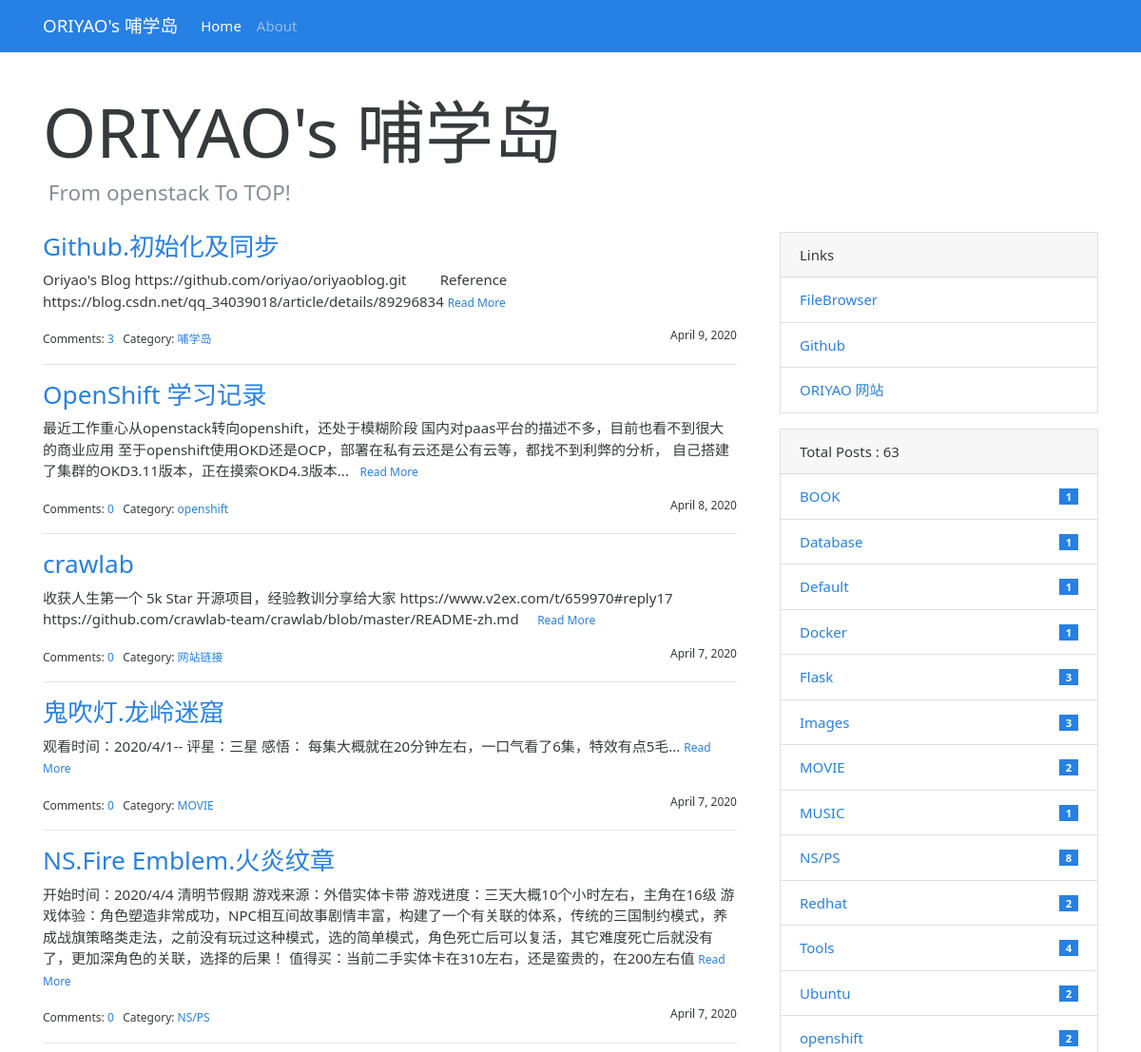
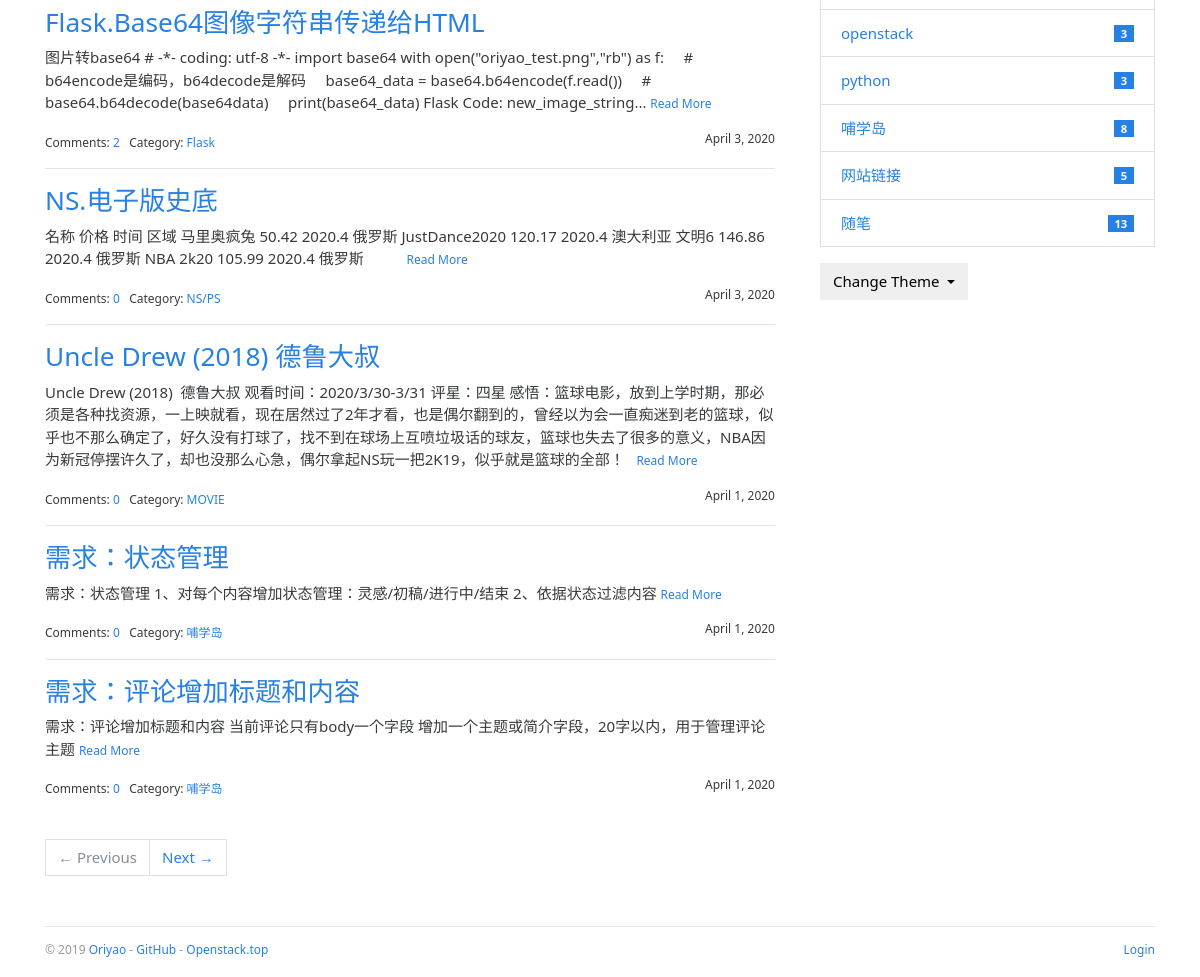
The page / on the database its author committed (2 pictures, top to bottom).
### bluelog/models.py (models this page shows, shortened)
class Admin(db.Model, UserMixin):
    id = db.Column(db.Integer, primary_key=True)
    username = db.Column(db.String(20))
    password_hash = db.Column(db.String(128))
    blog_title = db.Column(db.String(60))
    blog_sub_title = db.Column(db.String(100))
    name = db.Column(db.String(30))
    about = db.Column(db.Text)

class Post(db.Model):
    id = db.Column(db.Integer, primary_key=True)
    title = db.Column(db.String(60))
    body = db.Column(db.Text)
    timestamp = db.Column(db.DateTime, default=datetime.utcnow, index=True)
    can_comment = db.Column(db.Boolean, default=True)
    category_id = db.Column(db.Integer, db.ForeignKey('category.id'))
    category = db.relationship('Category', back_populates='posts')
    comments = db.relationship('Comment', back_populates='post', cascade='all, delete-orphan')

class Category(db.Model):
    id = db.Column(db.Integer, primary_key=True)
    name = db.Column(db.String(30), unique=True)
    posts = db.relationship('Post', back_populates='category')

class Link(db.Model):
    id = db.Column(db.Integer, primary_key=True)
    name = db.Column(db.String(30))
    url = db.Column(db.String(255))

### bluelog/blueprints/blog.py (the view)
@blog_bp.route('/')
def index():
    page = request.args.get('page', 1, type=int)
    per_page = current_app.config['BLUELOG_POST_PER_PAGE']
    pagination = Post.query.order_by(Post.timestamp.desc()).paginate(page, per_page=per_page)
    posts = pagination.items
    totalposts=len(Post.query.all())
    return render_template('blog/index.html', pagination=pagination, posts=posts,totalposts=totalposts)

### bluelog/__init__.py (called while the page is built)
def register_template_context(app):
    @app.context_processor
    def make_template_context():
        admin = Admin.query.first()
        categories = Category.query.order_by(Category.name).all()
        links = Link.query.order_by(Link.name).all()
        if current_user.is_authenticated:
            unread_comments = Comment.query.filter_by(reviewed=False).count()
        else:
            unread_comments = None
        return dict(
            admin=admin, categories=categories,
            links=links, unread_comments=unread_comments)

def register_request_handlers(app):
    @app.after_request
    def query_profiler(response):
        for q in get_debug_queries():
            if q.duration >= app.config['BLUELOG_SLOW_QUERY_THRESHOLD']:
                app.logger.warning(
                    'Slow query: Duration: %fs\n Context: %s\nQuery: %s\n '
                    % (q.duration, q.context, q.statement)
                )
        return response

### bluelog/templates/blog/index.html (shortened to what this page needs)
{% extends 'base.html' %}
{% from 'bootstrap/pagination.html' import render_pager %}
{% block content %}
    <div class="page-header">
        <h1 class="display-3">{{ admin.blog_title|default('Blog Title') }}</h1>
        <h4 class="text-muted">&nbsp;{{ admin.blog_sub_title|default('Blog Subtitle') }}</h4>
    </div>
    <div class="row">
        <div class="col-sm-8">
            {% include 'blog/_posts.html' %}
            {% if posts %}
                <div class="page-footer">{{ render_pager(pagination) }}</div>
            {% endif %}
        </div>
        <div class="col-sm-4 sidebar">
            {% include 'blog/_sidebar.html' %}
        </div>
    </div>
{% endblock %}

### bluelog/templates/base.html (shortened to what this page needs)
{% from 'bootstrap/nav.html' import render_nav_item %}
<!DOCTYPE html>
<html lang="en">
<head>
    {% block head %}
        <link rel="stylesheet"
              href="{{ url_for('static', filename='css/%s.min.css' % request.cookies.get('theme', 'perfect_blue')) }}"
              type="text/css">
        <link rel="stylesheet" href="{{ url_for('static', filename='css/style.css') }}" type="text/css">
    {% endblock head %}
</head>
<body>
{% block nav %}
    <nav class="navbar navbar-expand-lg navbar-dark bg-primary">
        <div class="container">
            <a class="navbar-brand" href="{{ url_for('blog.index') }}">{{ admin.blog_title }}</a>
            <div class="collapse navbar-collapse" id="navbarColor01">
                <ul class="navbar-nav mr-auto">
                    {{ render_nav_item('blog.index', 'Home') }}
                    {{ render_nav_item('blog.about', 'About') }}
                </ul>
            </div>
        </div>
    </nav>
{% endblock nav %}
<main class="container">
    {% block content %}{% endblock content %}
    {% block footer %}
        <footer>
            <p class="float-left">
                <small> &copy; 2019 <a href="http://oriyao.com/" title="Written by oriyao">Oriyao</a> -
                    <a href="https://github.com/oriyao" title="Fork me on GitHub">GitHub</a> -
                    <a href="http://openstack.top/" title="A pkm project">Openstack.top</a>
                </small>
            </p>
            <p class="float-right">
                <small>
                    {% if current_user.is_authenticated %}
                        <a href="{{ url_for('auth.logout', next=request.full_path) }}">Logout</a>
                    {% else %}
                        <a href="{{ url_for('auth.login', next=request.full_path) }}">Login</a>
                    {% endif %}
                </small>
            </p>
        </footer>
    {% endblock footer %}
</main>
</body>
</html>

### bluelog/templates/blog/_posts.html (shortened to what this page needs)
{% if posts %}
    {% for post in posts %}
        <h3 class="text-primary"><a href="{{ url_for('.show_post', post_id=post.id) }}">{{ post.title }}</a></h3>
        <p>
            {{ post.body|striptags|truncate }}
            <small><a href="{{ url_for('.show_post', post_id=post.id) }}">Read More</a></small>
        </p>
        <small>
            Comments: <a href="{{ url_for('.show_post', post_id=post.id) }}#comments">{{ post.comments|length }}</a>&nbsp;&nbsp;
            Category: <a
                href="{{ url_for('.show_category', category_id=post.category.id) }}">{{ post.category.name }}</a>
            <span class="float-right">{{ moment(post.timestamp).format('LL') }}</span>
        </small>
        {% if not loop.last %}
            <hr>
        {% endif %}
    {% endfor %}
{% endif %}

### bluelog/templates/blog/_sidebar.html (shortened to what this page needs)
{% if links %}
    <div class="card mb-3">
        <div class="card-header">Links</div>
        <ul class="list-group list-group-flush">
            {% for link in links %}
                <li class="list-group-item  list-group-item-action d-flex justify-content-between align-items-center">
                    <a href="{{ link.url }}" target="_blank">{{ link.name }}</a>
                </li>
            {% endfor %}
        </ul>
    </div>
{% endif %}
{% if categories %}
    <div class="card mb-3">
        <div class="card-header"> Total Posts :  {{ totalposts }}</div>
        <ul class="list-group list-group-flush">
            {% for category in categories %}
                <li class="list-group-item  list-group-item-action d-flex justify-content-between align-items-center">
                    <a href="{{ url_for('blog.show_category', category_id=category.id) }}">
                        {{ category.name }}
                    </a>
                    <span class="badge badge-primary badge-pill"> {{ category.posts|length }}</span>
                </li>
            {% endfor %}
        </ul>
    </div>
{% endif %}
<div class="dropdown">
    <button class="btn btn-default dropdown-toggle" type="button" id="dropdownMenuButton"
            data-toggle="dropdown" aria-haspopup="true" aria-expanded="false">
        Change Theme
    </button>
</div>

### bluelog/static/css/style.css (style rules this page uses)
nav { margin-bottom: 20px; }
.page-header { padding-top: 20px; padding-bottom: 20px; }
.sidebar { padding-left: 30px; }
footer { margin-top: 30px; padding: 10px 0 40px; color: #999; border-top: 1px solid #e5e5e5; }
.page-footer { padding-top: 40px; }

### rows shown on the page
Admin: blog_title "ORIYAO's 哺学岛", blog_sub_title "From openstack To TOP!"
Post: title "Github.初始化及同步", body "Oriyao's Blog https://github.com/oriyao/oriyaoblog.git Reference https://blog.csdn.net/qq_34039018/article/details/89296834", comments|length "3", category.name "哺学岛", timestamp "April 9, 2020"
Post: title "OpenShift 学习记录", body "最近工作重心从openstack转向openshift，还处于模糊阶段 国内对paas平台的描述不多，目前也看不到很大的商业应用 至于openshift使用OKD还是OCP，部署在私有云还是公有云等，都找不到利弊的分析， 自己搭建了集群的OKD3.11版本，正在摸索OKD4.3版本...", comments|length "0", category.name "openshift", timestamp "April 8, 2020"
Post: title "crawlab", body "收获人生第一个 5k Star 开源项目，经验教训分享给大家 https://www.v2ex.com/t/659970#reply17 https://github.com/crawlab-team/crawlab/blob/master/README-zh.md", comments|length "0", category.name "网站链接", timestamp "April 7, 2020"
Post: title "鬼吹灯.龙岭迷窟", body "观看时间：2020/4/1-- 评星：三星 感悟： 每集大概就在20分钟左右，一口气看了6集，特效有点5毛...", comments|length "0", category.name "MOVIE", timestamp "April 7, 2020"
Post: title "NS.Fire Emblem.火炎纹章", body "开始时间：2020/4/4 清明节假期 游戏来源：外借实体卡带 游戏进度：三天大概10个小时左右，主角在16级 游戏体验：角色塑造非常成功，NPC相互间故事剧情丰富，构建了一个有关联的体系，传统的三国制约模式，养成战旗策略类走法，之前没有玩过这种模式，选的简单模式，角色死亡后可以复活，其它难度死亡后就没有了，更加深角色的关联，选择的后果！ 值得买：当前二手实体卡在310左右，还是蛮贵的，在200左右值", comments|length "0", category.name "NS/PS", timestamp "April 7, 2020"
Post: title "Flask.Base64图像字符串传递给HTML", body "图片转base64 # -*- coding: utf-8 -*- import base64 with open(\"oriyao_test.png\",\"rb\") as f: # b64encode是编码，b64decode是解码 base64_data = base64.b64encode(f.read()) # base64.b64decode(base64data) print(base64_data) Flask Code: new_image_string...", comments|length "2", category.name "Flask", timestamp "April 3, 2020"
Post: title "NS.电子版史底", body "名称 价格 时间 区域 马里奥疯兔 50.42 2020.4 俄罗斯 JustDance2020 120.17 2020.4 澳大利亚 文明6 146.86 2020.4 俄罗斯 NBA 2k20 105.99 2020.4 俄罗斯", comments|length "0", category.name "NS/PS", timestamp "April 3, 2020"
Post: title "Uncle Drew (2018) 德鲁大叔", body "Uncle Drew (2018) 德鲁大叔 观看时间：2020/3/30-3/31 评星：四星 感悟：篮球电影，放到上学时期，那必须是各种找资源，一上映就看，现在居然过了2年才看，也是偶尔翻到的，曾经以为会一直痴迷到老的篮球，似乎也不那么确定了，好久没有打球了，找不到在球场上互喷垃圾话的球友，篮球也失去了很多的意义，NBA因为新冠停摆许久了，却也没那么心急，偶尔拿起NS玩一把2K19，似乎就是篮球的全部！", comments|length "0", category.name "MOVIE", timestamp "April 1, 2020"
Post: title "需求：状态管理", body "需求：状态管理 1、对每个内容增加状态管理：灵感/初稿/进行中/结束 2、依据状态过滤内容", comments|length "0", category.name "哺学岛", timestamp "April 1, 2020"
Post: title "需求：评论增加标题和内容", body "需求：评论增加标题和内容 当前评论只有body一个字段 增加一个主题或简介字段，20字以内，用于管理评论主题", comments|length "0", category.name "哺学岛", timestamp "April 1, 2020"
Link: name "FileBrowser"
Link: name "Github"
Link: name "ORIYAO 网站"
Category: name "BOOK", posts|length "1"
Category: name "Database", posts|length "1"
Category: name "Default", posts|length "1"
Category: name "Docker", posts|length "1"
Category: name "Flask", posts|length "3"
Category: name "Images", posts|length "3"
Category: name "MOVIE", posts|length "2"
Category: name "MUSIC", posts|length "1"
Category: name "NS/PS", posts|length "8"
Category: name "Redhat", posts|length "2"
Category: name "Tools", posts|length "4"
Category: name "Ubuntu", posts|length "2"
Category: name "openshift", posts|length "2"
Category: name "openstack", posts|length "3"
Category: name "python", posts|length "3"
Category: name "哺学岛", posts|length "8"
Category: name "网站链接", posts|length "5"
Category: name "随笔", posts|length "13"

### other values the page prints
{{ render_nav_item('blog.index', 'Home') }} "Home"
{{ render_nav_item('blog.about', 'About') }} "About"
{{ render_pager(pagination) }} "← Previous Next →"
{{ totalposts }} "63"
